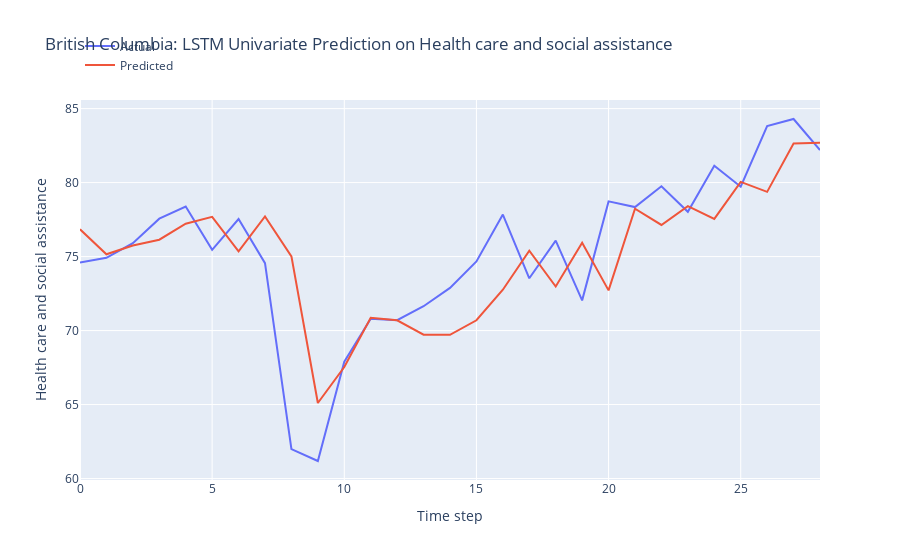

Notebook source saved alongside this figure:
### Code cell
n_features = 1
X_train = X_train.reshape(X_train.shape[0], X_train.shape[1], n_features)

# define model
model = Sequential()
model.add(LSTM(50, activation='relu', input_shape=(n_steps, n_features)))
model.add(Dense(1))

# model = Sequential()
# model.add(LSTM(100, activation='relu', input_shape=(n_steps, n_features), kernel_regularizer=L2(0.001), return_sequences=True))
# model.add(LSTM(50, activation='relu', kernel_regularizer=L2(0.01)))
# model.add(Dense(1))

def r_squared(y_true, y_pred):
    SS_res =  K.sum(K.square(y_true - y_pred)) 
    SS_tot = K.sum(K.square(y_true - K.mean(y_true))) 
    return ( 1 - SS_res/(SS_tot + K.epsilon()) )

# Compile the model
model.compile(optimizer='adam', 
              loss='mse',
              metrics=[r_squared])

early_stopping = EarlyStopping(monitor='loss', patience=5, restore_best_weights=True)

# fit model
history = model.fit(X_train, y_train, 
          epochs = 20,
          batch_size = 32,
          verbose = 0,
          callbacks=[early_stopping])

# Obtain the MSE and R-squared from the last epoch
last_epoch_mse = history.history['loss'][-1]
last_epoch_r_squared = history.history['r_squared'][-1]

# Print the MSE and R-squared
print("Mean Squared Error (MSE) from the last epoch:", last_epoch_mse)
print("R-squared from the last epoch:", last_epoch_r_squared)

# plot loss and r2 score
plt.figure(figsize=(10, 6))

# Plot train loss
plt.plot(history.history['loss'], label='Train Loss')

# Plot train R-squared score
plt.plot(history.history['r_squared'], label='Train R2')

plt.title('Model Training Loss and R-squared Score')
plt.xlabel('Epochs')
plt.ylabel('Value')
plt.legend()
plt.grid(True)
plt.show()

# Evaluate the model
loss = model.evaluate(X_test, y_test)
print("MSE and R_squared:", loss)

# make prediction on test data
X_test = X_test.reshape(X_test.shape[0], X_test.shape[1], n_features)
y_pred = model.predict(X_test)

# Print the first 5 predictions and actual values
print("Predictions:")
flattened_predictions = [pred[0] for pred in y_pred[:10]]
print(flattened_predictions)
# print(y_pred[:10].tolist())
print("Actual values:")
rounded_actual_values = [round(value, len(str(prediction).split('.')[1])) for value, prediction in zip(y_test[:10], flattened_predictions)]
print(rounded_actual_values)

# plot the actual and predicted values for test data
trace1 = go.Scatter(x=np.arange(len(y_test)), y=y_test.flatten(), mode='lines', name='Actual')
trace2 = go.Scatter(x=np.arange(len(y_pred)), y=y_pred.flatten(), mode='lines', name='Predicted')

# Create layout
layout = go.Layout(
    title='British Columbia: LSTM Univariate Prediction on Health care and social assistance',
    xaxis=dict(title='Time step'),
    yaxis=dict(title='Health care and social assistance'),
    legend=dict(x=0, y=1.18)
)

# Create figure
fig = go.Figure(data=[trace1, trace2], layout=layout)

# Show plot
fig.show()

### Figure 1 — Plotly figure (JSON) as saved in the notebook; plotly's stock layout.template omitted (floating-point values rounded to 4 significant figures)
{"data": [{"mode": "lines", "name": "Actual", "type": "scatter", "x": [0, 1, 2, 3, 4, 5, 6, 7, 8, 9, 10, 11, 12, 13, 14, 15, 16, 17, 18, 19, 20, 21, 22, 23, 24, 25, 26, 27, 28], "y": [74.6, 74.91, 75.91, 77.56, 78.38, 75.46, 77.54, 74.56, 61.99, 61.19, 67.89, 70.79, 70.7, 71.64, 72.88, 74.67, 77.84, 73.53, 76.08, 72.04, 78.73, 78.35, 79.75, 78.03, 81.13, 79.72, 83.82, 84.3, 82.2]}, {"mode": "lines", "name": "Predicted", "type": "scatter", "x": [0, 1, 2, 3, 4, 5, 6, 7, 8, 9, 10, 11, 12, 13, 14, 15, 16, 17, 18, 19, 20, 21, 22, 23, 24, 25, 26, 27, 28], "y": [76.84, 75.15, 75.75, 76.14, 77.22, 77.68, 75.35, 77.71, 75.02, 65.1, 67.54, 70.86, 70.7, 69.72, 69.71, 70.7, 72.76, 75.4, 72.98, 75.94, 72.72, 78.24, 77.14, 78.41, 77.55, 80.05, 79.37, 82.64, 82.69]}], "layout": {"legend": {"x": 0, "y": 1.18}, "title": {"text": "British Columbia: LSTM Univariate Prediction on Health care and social assistance"}, "xaxis": {"title": {"text": "Time step"}}, "yaxis": {"title": {"text": "Health care and social assistance"}}}}
